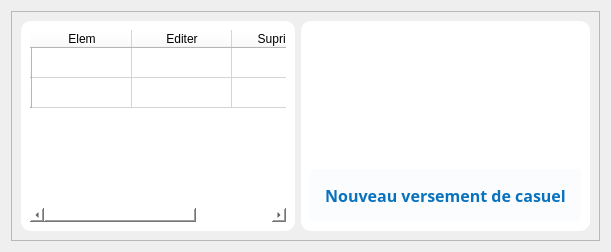
         <widget class="QWidget" name="versementCasuel">
          <layout class="QVBoxLayout" name="verticalLayout_36">
           <item>
            <widget class="QFrame" name="zonebb_7">
             <property name="frameShape">
              <enum>QFrame::StyledPanel</enum>
             </property>
             <property name="frameShadow">
              <enum>QFrame::Raised</enum>
             </property>
             <layout class="QHBoxLayout" name="horizontalLayout_17">
              <item>
               <widget class="QWidget" name="tableData_10" native="true">
                <property name="styleSheet">
                 <string notr="true">background:white;
border-radius: 10px;</string>
                </property>
                <layout class="QHBoxLayout" name="horizontalLayout_36">
                 <item>
                  <widget class="QTableWidget" name="versementCasuelTable">
                   <row>
                    <property name="text">
                     <string/>
                    </property>
                   </row>
                   <row>
                    <property name="text">
                     <string/>
                    </property>
                   </row>
                   <column>
                    <property name="text">
                     <string>Elem</string>
                    </property>
                   </column>
                   <column>
                    <property name="text">
                     <string>Editer</string>
                    </property>
                   </column>
                   <column>
                    <property name="text">
                     <string>Suprimer</string>
                    </property>
                   </column>
                  </widget>
                 </item>
                </layout>
               </widget>
              </item>
              <item>
               <widget class="QWidget" name="actions_service_9" native="true">
                <property name="styleSheet">
                 <string notr="true">background:white;
border-radius: 10px;</string>
                </property>
                <layout class="QVBoxLayout" name="verticalLayout_30">
                 <item>
                  <widget class="QLabel" name="serviceLabel_9">
                   <property name="maximumSize">
                    <size>
                     <width>300</width>
                     <height>230</height>
                    </size>
                   </property>
                   <property name="text">
                    <string/>
                   </property>
                   <property name="pixmap">
                    <pixmap>../static/asset/svg/undraw_server_status_-5-pbv.svg</pixmap>
                   </property>
                   <property name="scaledContents">
                    <bool>true</bool>
                   </property>
                  </widget>
                 </item>
                 <item>
                  <widget class="QPushButton" name="addVersementCasuel">
                   <property name="font">
                    <font>
                     <family>GeForce</family>
                     <pointsize>12</pointsize>
                     <weight>75</weight>
                     <bold>true</bold>
                    </font>
                   </property>
                   <property name="cursor">
                    <cursorShape>PointingHandCursor</cursorShape>
                   </property>
                   <property name="styleSheet">
                    <string notr="true">#addVersementCasuel{
	background: rgb(10, 114, 189, 0.02);
	color: rgb(10, 114, 189);
	border-radius:4px;
	padding: 15px
}

#addVersementCasuel:hover{
	background: rgb(10, 114, 189, 0.3);
	color: rgb(10, 114, 189);
	border-radius:4px
}
</string>
                   </property>
                   <property name="text">
                    <string>Nouveau versement de casuel</string>
                   </property>
                   <property name="icon">
                    <iconset>
                     <normaloff>../static/asset/icons/blue/copy.svg</normaloff>../static/asset/icons/blue/copy.svg</iconset>
                   </property>
                   <property name="iconSize">
                    <size>
                     <width>25</width>
                     <height>25</height>
                    </size>
                   </property>
                  </widget>
                 </item>
                </layout>
               </widget>
              </item>
             </layout>
            </widget>
           </item>
          </layout>
         </widget>
